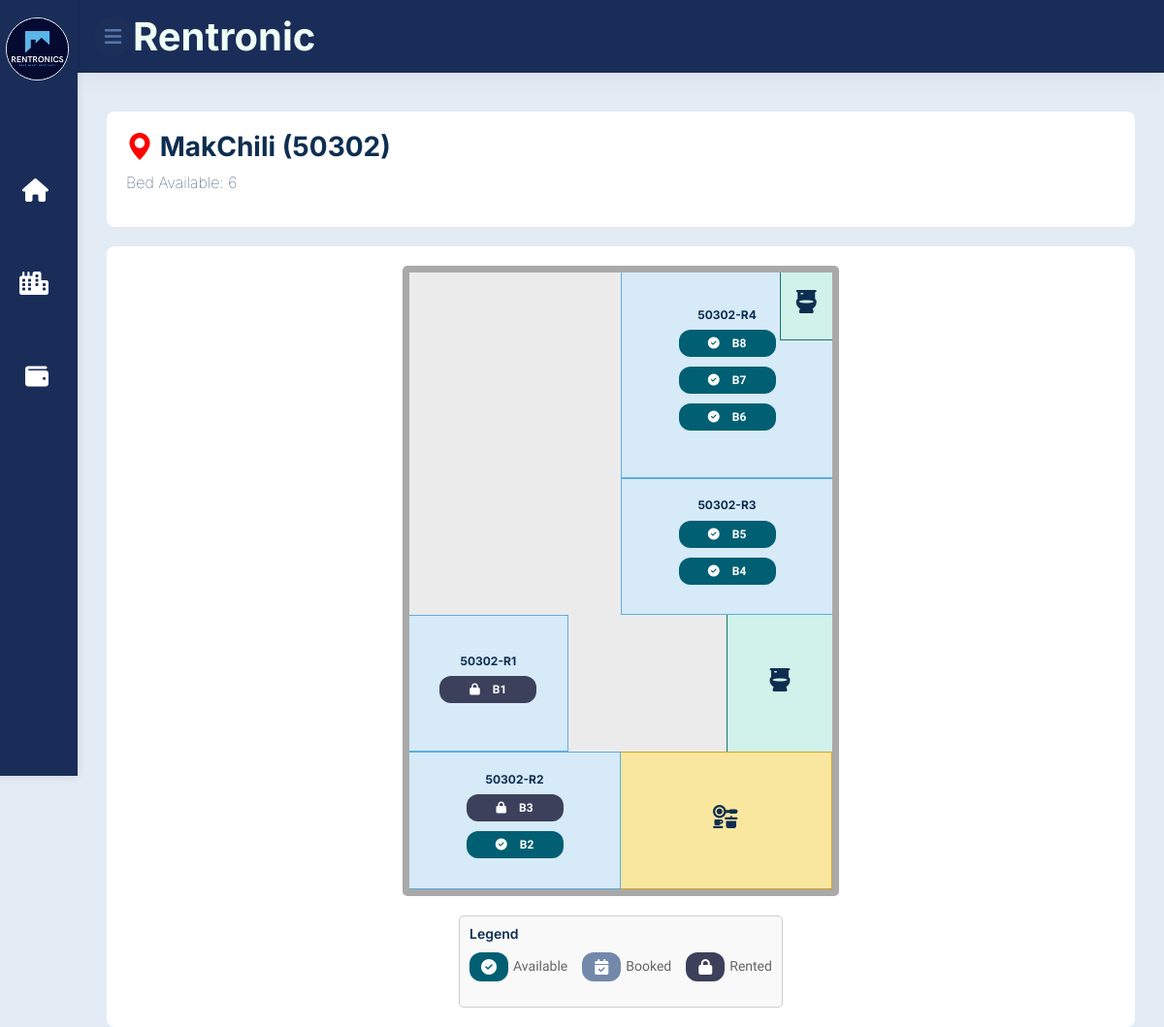
Page /module-property/floorplan/makchili-50302.php?propertyID=2&unitID=U2001 (signed in) on the committed database.
### tables this page shows
CREATE TABLE `property` (
  `PropertyID` varchar(6) NOT NULL,
  `PropertyName` varchar(255) NOT NULL,
  `PropertyType` varchar(255) NOT NULL,
  `Location` varchar(255) NOT NULL,
  `Maps` varchar(255) DEFAULT NULL,
  `PropertyStatus` varchar(50) DEFAULT 'Active',
  `CreatedAt` datetime DEFAULT CURRENT_TIMESTAMP,
  `UpdatedAt` datetime DEFAULT CURRENT_TIMESTAMP ON UPDATE CURRENT_TIMESTAMP,
  `AgentID` varchar(6) DEFAULT NULL
);

CREATE TABLE `unit` (
  `UnitID` varchar(6) NOT NULL,
  `PropertyID` varchar(6) NOT NULL,
  `UnitNo` varchar(255) NOT NULL,
  `FloorPlan` varchar(255) DEFAULT NULL,
  `Investor` varchar(255) DEFAULT NULL,
  `UnitType` varchar(50) DEFAULT NULL,
  `OccupancyStatus` varchar(50) DEFAULT 'Available',
  `CreatedAt` datetime DEFAULT CURRENT_TIMESTAMP,
  `UpdatedAt` datetime DEFAULT CURRENT_TIMESTAMP ON UPDATE CURRENT_TIMESTAMP
);

CREATE TABLE `room` (
  `RoomID` varchar(6) NOT NULL,
  `UnitID` varchar(6) NOT NULL,
  `RoomNo` varchar(255) NOT NULL,
  `RoomRentAmount` decimal(10,2) NOT NULL,
  `Katil` int(11) DEFAULT NULL,
  `RoomStatus` varchar(50) NOT NULL,
  `CreatedAt` datetime DEFAULT CURRENT_TIMESTAMP,
  `UpdatedAt` datetime DEFAULT CURRENT_TIMESTAMP ON UPDATE CURRENT_TIMESTAMP,
  `AgentID` varchar(6) DEFAULT NULL,
  `BaseRentAmount` decimal(10,2) DEFAULT NULL
);

CREATE TABLE `bed` (
  `BedID` varchar(6) NOT NULL,
  `RoomID` varchar(6) NOT NULL,
  `UnitID` varchar(6) NOT NULL,
  `BedNo` varchar(255) NOT NULL,
  `BaseRentAmount` decimal(10,2) NOT NULL,
  `BedStatus` varchar(50) NOT NULL,
  `CreatedAt` datetime DEFAULT CURRENT_TIMESTAMP,
  `UpdatedAt` datetime DEFAULT CURRENT_TIMESTAMP ON UPDATE CURRENT_TIMESTAMP,
  `AgentID` varchar(6) DEFAULT NULL,
  `BedRentAmount` decimal(10,2) NOT NULL DEFAULT '0.00'
);

### module-property/floorplan/floorplan.php (called while the page is built, shortened)
<?php
require_once __DIR__ . '/../../module-auth/dbconnection.php';
$propertyID = isset($_GET['propertyID']) ? $_GET['propertyID'] : null;
$propertyName = '';
if ($propertyID) {
    $stmt_property = $conn->prepare("SELECT PropertyName FROM Property WHERE PropertyID = ?");
    $stmt_property->bind_param("s", $propertyID);
    $stmt_property->execute();
    $stmt_property->bind_result($propertyName);
}
$unitID = isset($_GET['unitID']) ? $_GET['unitID'] : null;
$unitNo = '';
if ($unitID) {
    $stmt_unit = $conn->prepare("SELECT UnitNo FROM Unit WHERE UnitID = ?");
    $stmt_unit->bind_param("s", $unitID);
    $stmt_unit->execute();
    $stmt_unit->bind_result($unitNo);
}
$rooms = [];
$result = $conn->query("SELECT RoomID, UnitID, RoomNo FROM Room WHERE UnitID = '$unitID'");
while ($row = $result->fetch_assoc()) {
    $rooms[$row['UnitID']][] = $row;
}
$beds = [];
$result = $conn->query("SELECT BedID, RoomID, BedNo, BedStatus FROM Bed WHERE RoomID IN (SELECT RoomID FROM Room WHERE UnitID = '$unitID')");
while ($row = $result->fetch_assoc()) {
    $beds[$row['RoomID']][] = $row;
}
function countAvailableBeds($unitID, $rooms, $beds) {
    $availableBeds = 0;
    if (isset($rooms[$unitID])) {
        foreach ($rooms[$unitID] as $room) {
            $roomID = $room['RoomID'];
            if (isset($beds[$roomID])) {
                foreach ($beds[$roomID] as $bed) {
                    if ($bed['BedStatus'] === 'Available' || $bed['BedStatus'] === 'Vacant' || $bed['BedStatus'] === '' || is_null($bed['BedStatus'])) {
                        $availableBeds++;
                    }
                }
            }
        }
    }
    return $availableBeds;
}
$availableBedsCount = countAvailableBeds($unitID, $rooms, $beds);
?>

### module-property/floorplan/makchili-50302.php (the view, shortened to what this page needs)
<?php
require_once 'floorplan.php';
?>
<!DOCTYPE html>
<html lang="en">
<head>
    <link rel="stylesheet" href="https://cdnjs.cloudflare.com/ajax/libs/font-awesome/6.5.1/css/all.min.css">
    <link href="https://cdn.jsdelivr.net/npm/bootstrap-icons@1.4.1/font/bootstrap-icons.css" rel="stylesheet">
    <link rel="stylesheet" href="assets/css/feathericon.min.css">
    <link href="lib/animate/animate.min.css" rel="stylesheet">
    <link href="lib/owlcarousel/assets/owl.carousel.min.css" rel="stylesheet">
    <link href="lib/magnific-popup/dist/magnific-popup.css" rel="stylesheet">
    <link href="../../css/dashboardagent.css" rel="stylesheet">
    <link href="../../css/navbar.css" rel="stylesheet">
    <link href="css/makchili-50302.css" rel="stylesheet">
    <link href="../../css/bootstrap.min.css" rel="stylesheet">
</head>
<body>
    <div class="container-fluid p-0">
        <?php include('../../nav_sidebar.php'); ?>
        <div class="page-wrapper">
            <div class="content container-fluid">
                <div class="page-header">
                    <div class="row">
                        <div class="col-sm-12">
                            <h3 class="page-title">
                                <i class="bi bi-geo-alt-fill location-icon"></i>
                                <?php echo $propertyName; ?> (<?php echo $unitNo; ?>)
                                <br>
                                <p class="bed-available">
                                Bed Available: <?php echo $availableBedsCount; ?>
                                </p>
                            </h3>
                        </div>
                    </div>
                </div>
                <div class="plan-container">
                    <div class="floorplan">
                        <?php
                        $unitID = isset($_GET['unitID']) ? $_GET['unitID'] : null;
                        if ($unitID) {
                            $roomResult = $conn->query("SELECT RoomID, RoomNo FROM Room WHERE UnitID = '$unitID'");
                            if ($roomResult->num_rows > 0) {
                                $roomCounter = 1;
                                while ($room = $roomResult->fetch_assoc()) {
                                    $roomID = $room['RoomID'];
                                    $roomNo = $room['RoomNo'];
                                    echo "<div class='room room-r{$roomCounter}'>";
                                    echo "<h1 class='label'>{$roomNo}</h1>";
                                    echo "<ul class='bed-container'>";
                                    if (isset($beds[$roomID])) {
                                        $beds[$roomID] = array_reverse($beds[$roomID]);
                                        foreach ($beds[$roomID] as $bed) {
                                            preg_match('/B(\d+)/', $bed['BedNo'], $matches);
                                            $bedLabel = $matches[0];
                                            if ($bed['BedStatus'] == 'Rented') {
                                                $buttonClass = 'rented';
                                                $icon = '<i class="bt fas fa-lock"></i>';
                                            } elseif ($bed['BedStatus'] == 'Booked') {
                                                $buttonClass = 'booked';
                                                $icon = '<i class="bt fas fa-calendar-check"></i>';
                                            } else {
                                                $buttonClass = 'available';
                                                $icon = '<i class="bt fas fa-check-circle"></i>';
                                            }
                                            $bedDetailsUrl = ($bed['BedStatus'] == 'Rented' || $bed['BedStatus'] == 'Booked')
                                                ? "../tenant/tenant-details.php?bedID=" . $bed['BedID']
                                                : "../tenant/bookingform.php?bedID=" . $bed['BedID'];
                                            echo "  <li class='bed'>
                                                        <a href='{$bedDetailsUrl}'>
                                                            <button class='bed-button {$buttonClass}'>{$icon} {$bedLabel}</button>
                                                        </a>
                                                    </li>";
                                        }
                                    } else {
                                        echo "";
                                    }
                                    echo "</ul>";
                                    echo "</div>";
                                    $roomCounter++;
                                }
                            } else {
                                echo "<p>No rooms found for this unit.</p>";
                            }
                        } else {
                            echo "<p>Invalid UnitID.</p>";
                        }
                        ?>
                        <div class="toilet toilet-1">
                            <h1 class="label"><i style='font-size:24px' class='not fas'>&#xf7d8;</i></h1>
                        </div>
                        <div class="toilet toilet-2">
                            <h1 class="label"><i style='font-size:24px' class='not fas'>&#xf7d8;</i></h1>
                        </div>
                        <div class="kitchen">
                            <h1 class="label"><i style='font-size:24px' class="not fas fa-solid fa-kitchen-set"></i></h1>
                        </div>
                    </div>
                    <div class="legend">
                        <h4>Legend</h4>
                        <ul class="legend-list">
                            <li>
                                <button class="bed-button available">
                                    <i class="le fas fa-check-circle"></i>
                                </button>
                                Available
                            </li>
                            <li>
                                <button class="bed-button booked">
                                    <i class="le fas fa-calendar-check"></i>
                                </button>
                                Booked
                            </li>
                            <li>
                                <button class="bed-button rented">
                                    <i class="le fas fa-lock"></i>
                                </button>
                                Rented
                            </li>
                        </ul>
                    </div>
                </div>
            </div>
        </div>
    </div>
</body>
</html>

### css/dashboardagent.css (style rules this page uses)
:root { --font-primary: "Roboto", sans-serif; --font-secondary: "Merriweather", serif; --color-primary: #1c2f59; --color-secondary: #6c757d; --color-success: #28a745; --color-danger: #dc3545; --color-warning: #ffc107; --color-info: #17a2b8; --color-light: #f8f9fa; --color-dark: #343a40; --color-btn: #5678aa ; --confirm: #28a745; --cancel: #dc3545; }
body { background-color: #e3ecf5; margin: 0 !important; padding: 0 !important; font-family: var(--font-primary); color: var(--color-dark); }
a { text-decoration: none; }
body { font-family: var(--font-primary); }
.page-wrapper { margin-left: 80px; padding-top: 10px; position: relative; transition: all 0.4s ease; }
.page-wrapper > .content { padding: 1.875rem 1.875rem 0; }
.row { padding-bottom: 0; }

### css/navbar.css (style rules this page uses)
:root { --font-primary: "Roboto", sans-serif; --font-secondary: "Merriweather", serif; --color-primary: #1c2f59; --color-secondary: #6c757d; --color-success: #28a745; --color-danger: #dc3545; --color-warning: #ffc107; --color-info: #17a2b8; --color-light: #f8f9fa; --color-dark: #343a40; --color-btn: #5678aa ; --confirm: #28a745; --cancel: #dc3545; }
a { text-decoration: none; }
li { list-style: none; }
.fas { font-size: 24px; display: inline-block; }
button { padding: 12px; background-color: var(--color-primary); color: #fff; border: none; border-radius: 4px; cursor: pointer; }

### module-property/floorplan/css/makchili-50302.css (style rules this page uses)
.page-header { background-color: #fff; padding: 20px; border-radius: 8px; margin-bottom: 20px; }
.plan-container { display: flex; flex-direction: column; justify-content: center; align-items: center; padding: 20px; background-color: white; border-radius: 8px; }
.floorplan { width: 450px; height: 650px; display: grid; grid-template-columns: repeat(8, 1fr); grid-template-rows: repeat(9, 1fr); border: 7px solid #a9a9a9; background-color: #ecebeb; border-radius: 5px; }
.room { background-color: #d6eaf8; }
.toilet { background-color: #d1f2eb; }
.kitchen { background-color: #f9e79f; }
.room, .toilet, .kitchen { display: flex; flex-direction: column; justify-content: center; align-items: center; text-align: center; height: 100%; }
.label { grid-column: 1 / span 2; font-size: 12px; align-content: center; }
.room-r1 { grid-column: 1 / span 3; grid-row: 6 / span 2; border-top: 1px solid #5dade2; border-right: 1px solid #5dade2; border-bottom: 1px solid #5dade2; }
.room-r2 { grid-column: 1 / span 4; grid-row: 8 / span 2; border-top: 1px solid #5dade2; border-right: 1px solid #5dade2; border-bottom: 1px solid #5dade2; }
.room-r3 { grid-column: 5 / span 4; grid-row: 4 / span 2; border-top: 1px solid #5dade2; border-left: 1px solid #5dade2; border-bottom: 1px solid #5dade2; }
.room-r4 { grid-column: 5 / span 4; grid-row: 1 / span 3; border-left: 1px solid #5dade2; border-bottom: 1px solid #5dade2; }
.toilet-1 { grid-column: 8; grid-row: 1; border-left: 1px solid #117a65; border-bottom: 1px solid #117a65; }
.toilet-2 { grid-column: 7 / span 2; grid-row: 6 / span 2; border-left: 1px solid #117a65; }
.kitchen { grid-column: 5 / span 4; grid-row: 8 / span 3; border-top: 1px solid #d5a021; border-right: 1px solid #d5a021; border-bottom: 1px solid #d5a021; }
.bed-button { padding: 5px 10px; border: none; border-radius: 12px; font-size: 12px; font-weight: bold; text-align: center; cursor: pointer; width: 100px; }
.bed-button.rented { background-color: #3d405b; color: white; }
.bed-button.booked { background-color: #7289ab; color: white; }
.bed-button.available { background-color: #005f73; color: white; }
.bed-container { list-style-type: none; padding: 0; margin: 0; }
.bed { display: flex; justify-content: space-between; align-items: center; margin-bottom: 10px; }
.location-icon { color: red; }
.bed-available { padding-top: 10px; font-size: 16px; font-weight: 100; }
.bt { font-size: 12px; padding-right: 10px; }
.not { padding-right: 0; }
.legend { margin-top: 20px; padding: 10px; background-color: #f9f9f9; border: 1px solid #ccc; border-radius: 5px; }
.legend h4 { margin-bottom: 10px; font-size: 14px; font-weight: 600; }
.legend-list { list-style: none; padding: 0; display: flex; gap: 15px; }
.legend-list li { display: flex; align-items: center; gap: 5px; font-size: 14px; }
.legend-list .bed-button { width: 40px; height: 30px; border: none; display: flex; justify-content: center; align-items: center; font-size: 1.5em; }
.le { padding-right: 0; font-size: 16px; }

### module-property/floorplan/makchili-50302.php (style rules this page uses)
body { background-color: #e3ecf5; font-family: 'Heebo', sans-serif; }

### rows in the picture
property: PropertyName "MakChili"
unit: UnitNo "50302"
room: RoomNo "50302-R1"
bed: BedStatus "Rented" (drawn), bedLabel "B1"
room: RoomNo "50302-R2"
bed: BedStatus "Rented" (drawn), bedLabel "B3"
bed: BedStatus "Available" (drawn), bedLabel "B2"
room: RoomNo "50302-R3"
bed: BedStatus "Available" (drawn), bedLabel "B5"
bed: BedStatus "Available" (drawn), bedLabel "B4"
room: RoomNo "50302-R4"
bed: BedStatus "Available" (drawn), bedLabel "B8"
bed: BedStatus "Available" (drawn), bedLabel "B7"
bed: BedStatus "Available" (drawn), bedLabel "B6"

### other values in the picture
$availableBedsCount "6"
